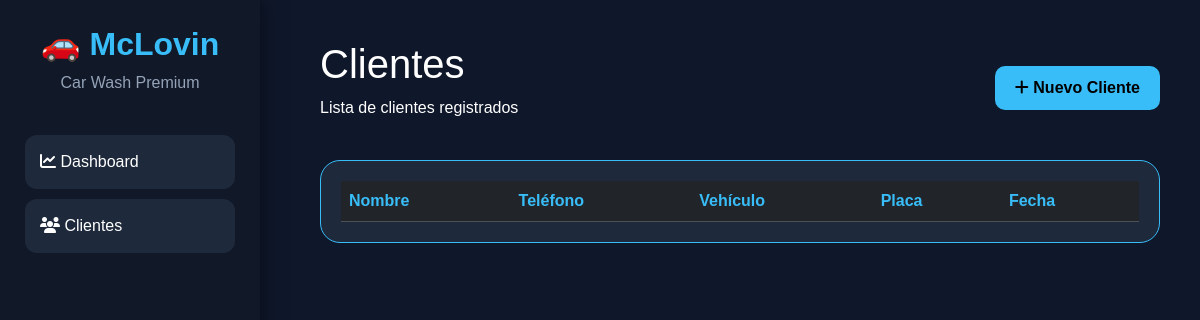
Page /clientes/ on the earlier database version.
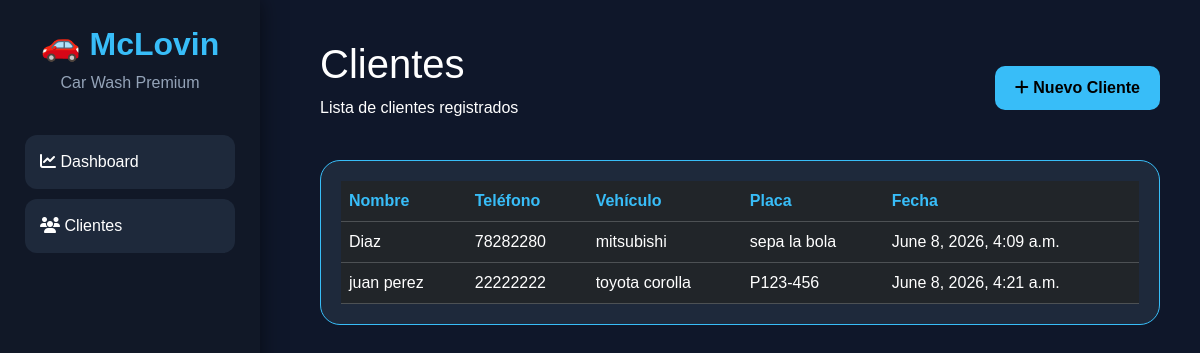
Same page on the later database version.
### clientes/models.py (models this page shows, shortened)
class Cliente(models.Model):
    nombre = models.CharField(max_length=100)
    telefono = models.CharField(max_length=20)
    vehiculo = models.CharField(max_length=50)
    placa = models.CharField(max_length=20)
    fecha = models.DateTimeField(auto_now_add=True)

### clientes/views.py (the view)
# urls.py: path('clientes/', lista_clientes),
def lista_clientes(request):
    clientes = Cliente.objects.all()
    return render(request, 'clientes.html', {
        'clientes': clientes
    })

### templates/clientes.html (shortened to what this page needs)
{% load static %}
<!DOCTYPE html>
<html lang="es">
<head>
    <link href="https://cdn.jsdelivr.net/npm/bootstrap@5.3.3/dist/css/bootstrap.min.css" rel="stylesheet">
    <link rel="stylesheet"
    href="https://cdnjs.cloudflare.com/ajax/libs/font-awesome/6.5.2/css/all.min.css">
    <link rel="stylesheet" href="{% static 'css/style.css' %}">
</head>
<body>
<div class="sidebar">
    <div class="logo">
        <h2>🚗 McLovin</h2>
        <p>Car Wash Premium</p>
    </div>
    <ul>
        <li onclick="window.location='/'">
            <i class="fa-solid fa-chart-line"></i>
            Dashboard
        </li>
        <li onclick="window.location='/clientes/'">
            <i class="fa-solid fa-users"></i>
            Clientes
        </li>
    </ul>
</div>
<div class="content">
    <div class="d-flex justify-content-between align-items-center mb-4">
        <div>
            <h1>Clientes</h1>
            <p>Lista de clientes registrados</p>
        </div>
        <button class="btn btn-info">
            <i class="fa-solid fa-plus"></i>
            Nuevo Cliente
        </button>
    </div>
    <div class="table-container">
        <table class="table table-dark table-hover align-middle">
            <thead>
                <tr>
                    <th>Nombre</th>
                    <th>Teléfono</th>
                    <th>Vehículo</th>
                    <th>Placa</th>
                    <th>Fecha</th>
                </tr>
            </thead>
            <tbody>
                {% for cliente in clientes %}
                <tr>
                    <td>{{ cliente.nombre }}</td>
                    <td>{{ cliente.telefono }}</td>
                    <td>{{ cliente.vehiculo }}</td>
                    <td>{{ cliente.placa }}</td>
                    <td>{{ cliente.fecha }}</td>
                </tr>
                {% endfor %}
            </tbody>
        </table>
    </div>
</div>
</body>
</html>

### static/css/style.css (style rules this page uses)
body { margin:0; font-family: Arial, sans-serif; background:#0f172a; color:white; }
.sidebar { position:fixed; width:260px; height:100vh; background:#111827; padding:25px; box-shadow: 0 0 20px rgba(0,0,0,.5); }
.logo { text-align:center; margin-bottom:40px; }
.logo h2 { color:#38bdf8; font-weight:bold; }
.logo p { color:#94a3b8; }
.sidebar ul { list-style:none; padding:0; }
.sidebar li { padding:15px; margin-bottom:10px; background:#1e293b; border-radius:12px; cursor:pointer; transition:.3s; }
.content { margin-left:280px; padding:40px; }
.table-container { background:#1e293b; padding:20px; border-radius:20px; border:1px solid #38bdf8; }
.table { margin:0; }
.table th { color:#38bdf8; }
.btn-info { background:#38bdf8; border:none; padding:10px 20px; border-radius:10px; font-weight:bold; }

Differences in the rows shown:
added Cliente: nombre "Diaz", telefono "78282280", vehiculo "mitsubishi", placa "sepa la bola", fecha "June 8, 2026, 4:09 a.m."
added Cliente: nombre "juan perez", telefono "22222222", vehiculo "toyota corolla", placa "P123-456", fecha "June 8, 2026, 4:21 a.m."
